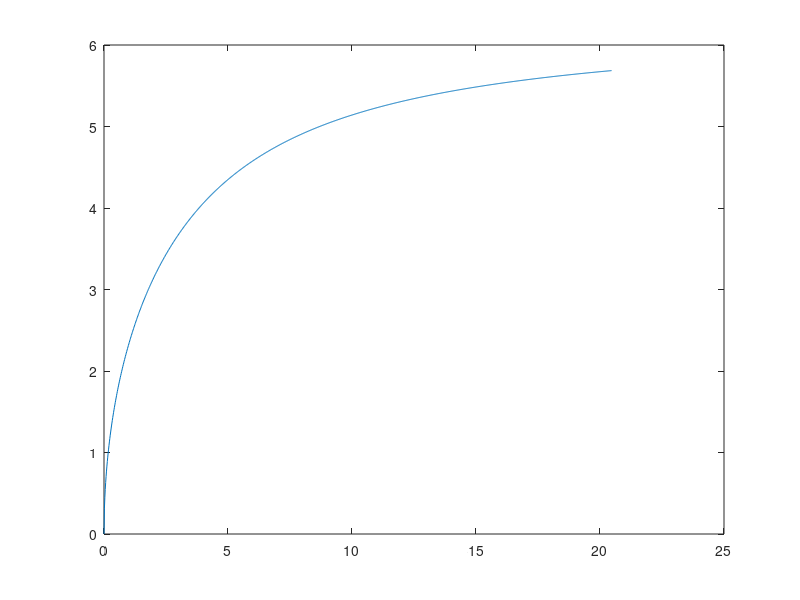

Recreate this plot in MATLAB. (Note: this script raises an error after producing the figure.)
N = 1000;
t_arr = linspace(0,25,N);

initial_guess = @(t) 2 * 1i * sqrt(t) + (2/3) * t;

z_sol = zeros(N,1);

for i = 1:N

    t = t_arr(i);
    f = @(z) z + 2 * log(2 - z) - 2 * log(2) - t;

    z_sol(i) = fsolve(f,initial_guess(t));

end

plot(z_sol);

fileID = fopen('../../writeuploewner/finalreport/data/1-0-25-1000-exact.csv','w');

for i=1:N
    fprintf(fileID,'%.18f %.18f\n',real(z_sol(i)), imag(z_sol(i)));
end

fclose(fileID);

N = 500;
t_arr = linspace(0,10,N);

initial_guess = @(t) 1 + 1i * sqrt(2*t) - (1/3) * t;

z_sol = zeros(N,1);

for i = 1:N

    t = t_arr(i);
    f = @(z) z^2 - 2*log(z) - 1 + 4*t;

    z_sol(i) = fsolve(f,initial_guess(t));

end

plot(z_sol);
hold

fileID1 = fopen('../../writeuploewner/finalreport/data/14-0-10-500-1-Cubic-exact.csv','w');
fileID2 = fopen('../../writeuploewner/finalreport/data/14-0-10-500-2-Cubic-exact.csv','w');

for i=1:N
    fprintf(fileID1,'%.18f %.18f\n',real(z_sol(i)), imag(z_sol(i)));
    fprintf(fileID2,'%.18f %.18f\n',-real(z_sol(i)), imag(z_sol(i)));
end

fclose(fileID1);
fclose(fileID2);

